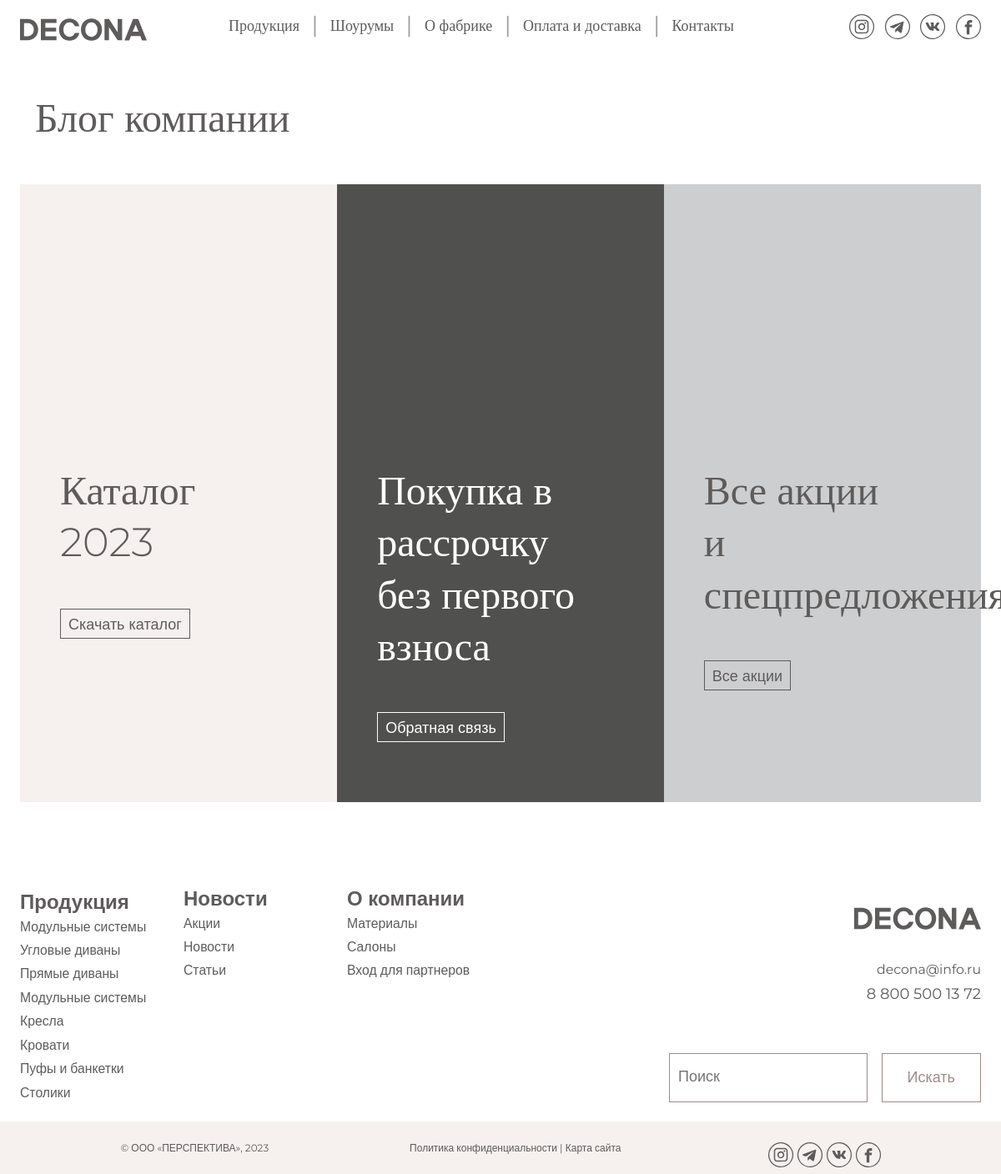
The page /blog/ on the database as committed earlier.
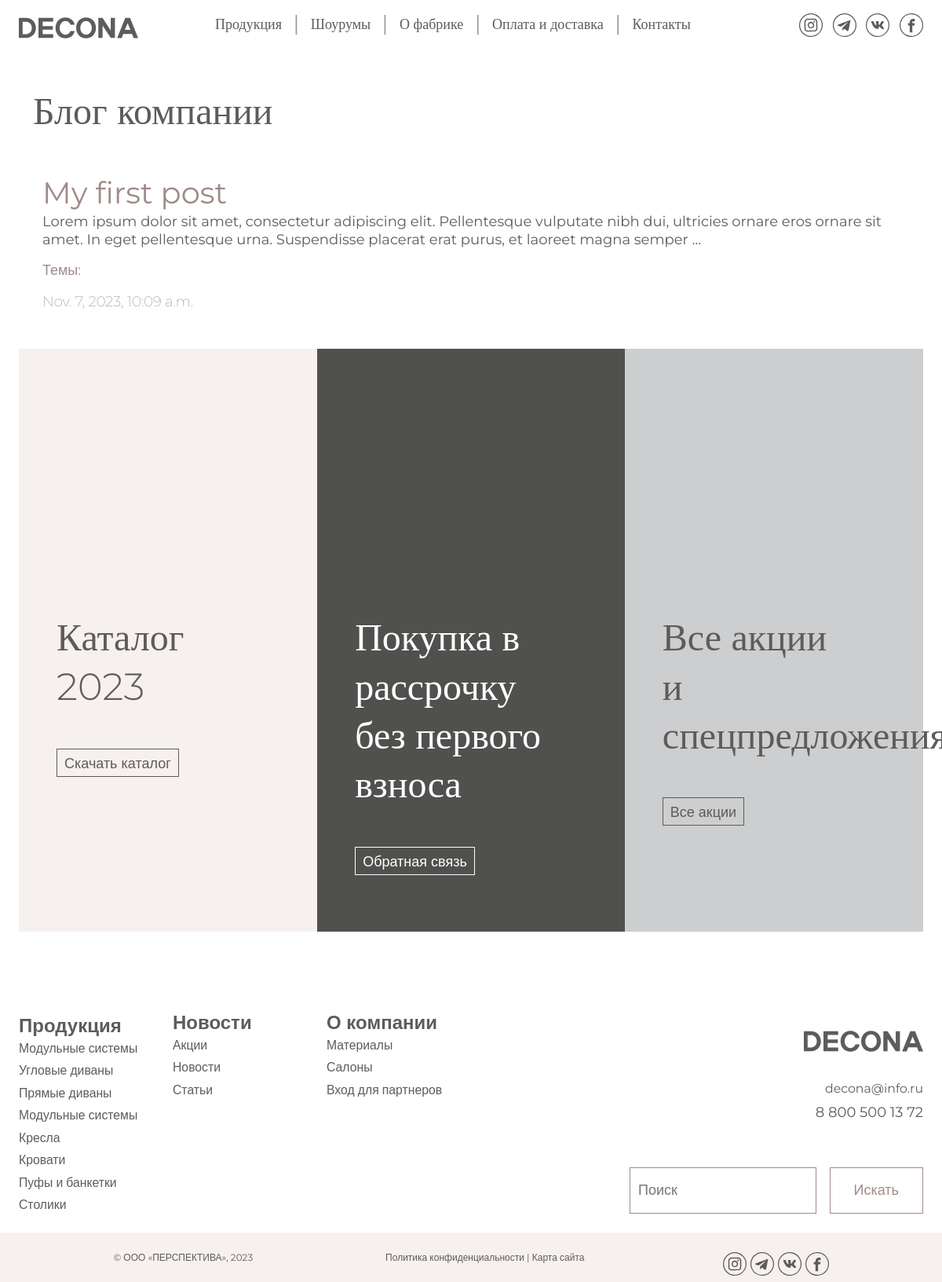
The same page on the database as committed later.
### blog/models.py (models this page shows, shortened)
class Post(models.Model):
	class Status(models.TextChoices):
		DRAFT = 'DF', 'Draft'
		PUBLISHED = 'PB', 'Published'
	title = models.CharField(max_length=250)
	slug = models.SlugField(max_length=250)
	author = models.ForeignKey(User,
		on_delete=models.CASCADE,
		related_name='blog_posts')
	body = models.TextField()
	publish = models.DateTimeField(default=timezone.now)
	created = models.DateTimeField(auto_now_add=True)
	updated = models.DateTimeField(auto_now=True)
	status = models.CharField(max_length=2,
		choices=Status.choices,
		default=Status.DRAFT)
	objects = models.Manager() # default
	published = PublishedManager() # show published
	tags = TaggableManager()
	class Meta:
		ordering = ['-publish']
		indexes = [
		models.Index(fields=['-publish']),
		]

### blog/views.py (the view)
# urls.py: path('blog/', views.blog, name = 'blog'),
def blog(request, tag_slug=None):
	posts = Post.published.all()
	tag = None
	if tag_slug:
		tag = get_object_or_404(Tag, slug=tag_slug)
		blog = blog.filter(tags__in=[tag])
	paginator = Paginator(posts, 1)
	page_number = request.GET.get('page', 1)
	posts = paginator.page(page_number)
	return render(request,
		'blog/blog.html',
		{'posts': posts,
		'tag': tag})

### blog/models.py (called while the page is built)
	def get_queryset(self):
		return super().get_queryset()\
			.filter(status=Post.Status.PUBLISHED)

### blog/templates/blog/blog.html (shortened to what this page needs)
{% extends 'product/base_cacao_nav.html' %}
{% load static %}
{% block content %}
<div class="container container-fluid my-5">
	<h2 class="mb-5">Блог компании</h2>
	{% for el in posts %}
	<div class="container">
		<a href="#">
			<h3 class='cacao'>{{ el.title }}</h3>
			{{ el.body|truncatewords:30|linebreaks }}
			<p class="tags cacao my-3">Темы:
			</p>
			<p class='thin mb-5'>{{ el.created }}</p>
		</a>
	</div>
	{% endfor %}
</div>
{% endblock %}

Rows that differ between the two databases and show on the page:
added Post: title "My first post", body "Lorem ipsum dolor sit amet, consectetur adipiscing elit. Pellentesque vulputate nibh dui, ultricies ornare eros ornare sit amet. In eget pellentesque urna. Suspendisse placerat erat purus, et laoreet magna semper …", created "Nov. 7, 2023, 10:09 a.m."
